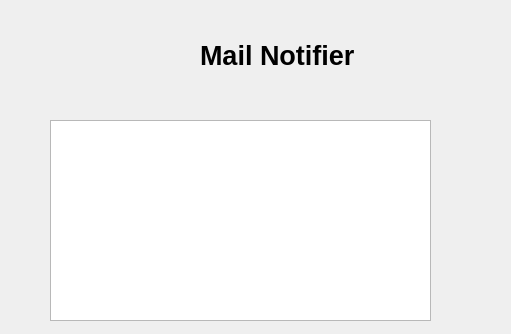
<?xml version="1.0" encoding="UTF-8"?>
<ui version="4.0">
 <class>about</class>
 <widget class="QDialog" name="about">
  <property name="geometry">
   <rect>
    <x>0</x>
    <y>0</y>
    <width>511</width>
    <height>334</height>
   </rect>
  </property>
  <property name="sizePolicy">
   <sizepolicy hsizetype="Fixed" vsizetype="Fixed">
    <horstretch>0</horstretch>
    <verstretch>0</verstretch>
   </sizepolicy>
  </property>
  <property name="windowTitle">
   <string>Mail Notifier</string>
  </property>
  <property name="windowIcon">
   <iconset resource="../resources.qrc">
    <normaloff>:/icons/mailbox_empty.png</normaloff>:/icons/mailbox_empty.png</iconset>
  </property>
  <widget class="QPlainTextEdit" name="txtLicense">
   <property name="geometry">
    <rect>
     <x>50</x>
     <y>120</y>
     <width>381</width>
     <height>201</height>
    </rect>
   </property>
   <property name="plainText">
    <string/>
   </property>
  </widget>
  <widget class="QLabel" name="lblLogo">
   <property name="geometry">
    <rect>
     <x>50</x>
     <y>0</y>
     <width>131</width>
     <height>111</height>
    </rect>
   </property>
   <property name="text">
    <string/>
   </property>
   <property name="pixmap">
    <pixmap resource="../resources.qrc">:/icons/mailbox_empty.png</pixmap>
   </property>
   <property name="scaledContents">
    <bool>true</bool>
   </property>
  </widget>
  <widget class="QLabel" name="lblNameVersion">
   <property name="geometry">
    <rect>
     <x>200</x>
     <y>40</y>
     <width>291</width>
     <height>31</height>
    </rect>
   </property>
   <property name="minimumSize">
    <size>
     <width>203</width>
     <height>0</height>
    </size>
   </property>
   <property name="font">
    <font>
     <pointsize>20</pointsize>
     <weight>75</weight>
     <bold>true</bold>
    </font>
   </property>
   <property name="text">
    <string>Mail Notifier</string>
   </property>
   <property name="scaledContents">
    <bool>true</bool>
   </property>
  </widget>
 </widget>
 <resources>
  <include location="../resources.qrc"/>
 </resources>
 <connections/>
</ui>
